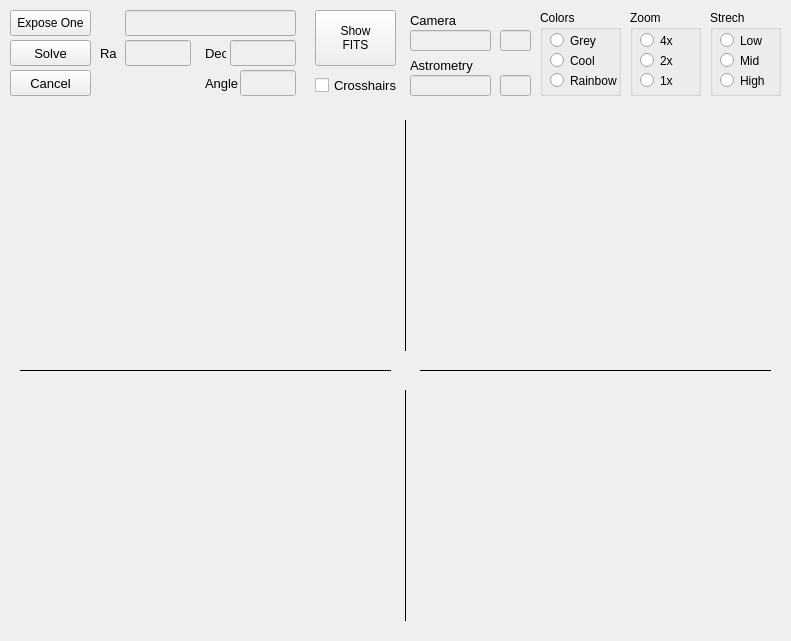
<?xml version="1.0" encoding="UTF-8"?>
<ui version="4.0">
 <class>ImageDialog</class>
 <widget class="QWidget" name="ImageDialog">
  <property name="geometry">
   <rect>
    <x>0</x>
    <y>0</y>
    <width>791</width>
    <height>641</height>
   </rect>
  </property>
  <property name="font">
   <font>
    <family>Arial</family>
   </font>
  </property>
  <property name="windowTitle">
   <string>Imaging</string>
  </property>
  <widget class="QWidget" name="image" native="true">
   <property name="geometry">
    <rect>
     <x>10</x>
     <y>115</y>
     <width>771</width>
     <height>516</height>
    </rect>
   </property>
   <property name="autoFillBackground">
    <bool>true</bool>
   </property>
  </widget>
  <widget class="QPushButton" name="btn_expose">
   <property name="geometry">
    <rect>
     <x>10</x>
     <y>10</y>
     <width>81</width>
     <height>26</height>
    </rect>
   </property>
   <property name="toolTip">
    <string>&lt;html&gt;&lt;head/&gt;&lt;body&gt;&lt;p&gt;Single exposure&lt;/p&gt;&lt;/body&gt;&lt;/html&gt;</string>
   </property>
   <property name="text">
    <string>Expose One</string>
   </property>
  </widget>
  <widget class="QGroupBox" name="groupBox_2">
   <property name="geometry">
    <rect>
     <x>710</x>
     <y>10</y>
     <width>71</width>
     <height>86</height>
    </rect>
   </property>
   <property name="title">
    <string>Strech</string>
   </property>
   <widget class="QRadioButton" name="btn_strechLow">
    <property name="geometry">
     <rect>
      <x>10</x>
      <y>20</y>
      <width>61</width>
      <height>21</height>
     </rect>
    </property>
    <property name="text">
     <string>Low</string>
    </property>
   </widget>
   <widget class="QRadioButton" name="btn_strechMid">
    <property name="geometry">
     <rect>
      <x>10</x>
      <y>40</y>
      <width>61</width>
      <height>21</height>
     </rect>
    </property>
    <property name="text">
     <string>Mid</string>
    </property>
   </widget>
   <widget class="QRadioButton" name="btn_strechHigh">
    <property name="geometry">
     <rect>
      <x>10</x>
      <y>60</y>
      <width>61</width>
      <height>21</height>
     </rect>
    </property>
    <property name="text">
     <string>High</string>
    </property>
   </widget>
  </widget>
  <widget class="QGroupBox" name="groupBox_3">
   <property name="geometry">
    <rect>
     <x>630</x>
     <y>10</y>
     <width>71</width>
     <height>86</height>
    </rect>
   </property>
   <property name="title">
    <string>Zoom</string>
   </property>
   <widget class="QRadioButton" name="btn_size25">
    <property name="geometry">
     <rect>
      <x>10</x>
      <y>20</y>
      <width>61</width>
      <height>21</height>
     </rect>
    </property>
    <property name="text">
     <string>4x</string>
    </property>
   </widget>
   <widget class="QRadioButton" name="btn_size50">
    <property name="geometry">
     <rect>
      <x>10</x>
      <y>40</y>
      <width>61</width>
      <height>21</height>
     </rect>
    </property>
    <property name="text">
     <string>2x</string>
    </property>
   </widget>
   <widget class="QRadioButton" name="btn_size100">
    <property name="geometry">
     <rect>
      <x>10</x>
      <y>60</y>
      <width>61</width>
      <height>21</height>
     </rect>
    </property>
    <property name="text">
     <string>1x</string>
    </property>
   </widget>
  </widget>
  <widget class="QPushButton" name="btn_solve">
   <property name="geometry">
    <rect>
     <x>10</x>
     <y>40</y>
     <width>81</width>
     <height>26</height>
    </rect>
   </property>
   <property name="font">
    <font>
     <pointsize>10</pointsize>
    </font>
   </property>
   <property name="toolTip">
    <string>&lt;html&gt;&lt;head/&gt;&lt;body&gt;&lt;p&gt;Single plate solve of the actual image&lt;/p&gt;&lt;/body&gt;&lt;/html&gt;</string>
   </property>
   <property name="text">
    <string>Solve</string>
   </property>
  </widget>
  <widget class="QGroupBox" name="groupBox_4">
   <property name="geometry">
    <rect>
     <x>540</x>
     <y>10</y>
     <width>81</width>
     <height>86</height>
    </rect>
   </property>
   <property name="title">
    <string>Colors</string>
   </property>
   <widget class="QRadioButton" name="btn_colorGrey">
    <property name="geometry">
     <rect>
      <x>10</x>
      <y>20</y>
      <width>71</width>
      <height>21</height>
     </rect>
    </property>
    <property name="toolTip">
     <string>&lt;html&gt;&lt;head/&gt;&lt;body&gt;&lt;p&gt;Color scheme black /white&lt;/p&gt;&lt;/body&gt;&lt;/html&gt;</string>
    </property>
    <property name="text">
     <string>Grey</string>
    </property>
   </widget>
   <widget class="QRadioButton" name="btn_colorCool">
    <property name="geometry">
     <rect>
      <x>10</x>
      <y>40</y>
      <width>71</width>
      <height>21</height>
     </rect>
    </property>
    <property name="toolTip">
     <string>&lt;html&gt;&lt;head/&gt;&lt;body&gt;&lt;p&gt;Color scheme red/blue&lt;/p&gt;&lt;/body&gt;&lt;/html&gt;</string>
    </property>
    <property name="text">
     <string>Cool</string>
    </property>
   </widget>
   <widget class="QRadioButton" name="btn_colorRainbow">
    <property name="geometry">
     <rect>
      <x>10</x>
      <y>60</y>
      <width>71</width>
      <height>21</height>
     </rect>
    </property>
    <property name="toolTip">
     <string>&lt;html&gt;&lt;head/&gt;&lt;body&gt;&lt;p&gt;Color scheme rainbow&lt;/p&gt;&lt;/body&gt;&lt;/html&gt;</string>
    </property>
    <property name="text">
     <string>Rainbow</string>
    </property>
   </widget>
  </widget>
  <widget class="Line" name="cross4">
   <property name="geometry">
    <rect>
     <x>405</x>
     <y>390</y>
     <width>1</width>
     <height>231</height>
    </rect>
   </property>
   <property name="frameShadow">
    <enum>QFrame::Plain</enum>
   </property>
   <property name="orientation">
    <enum>Qt::Vertical</enum>
   </property>
  </widget>
  <widget class="Line" name="cross2">
   <property name="geometry">
    <rect>
     <x>405</x>
     <y>120</y>
     <width>1</width>
     <height>231</height>
    </rect>
   </property>
   <property name="frameShadow">
    <enum>QFrame::Plain</enum>
   </property>
   <property name="orientation">
    <enum>Qt::Vertical</enum>
   </property>
  </widget>
  <widget class="Line" name="cross1">
   <property name="geometry">
    <rect>
     <x>20</x>
     <y>370</y>
     <width>371</width>
     <height>1</height>
    </rect>
   </property>
   <property name="font">
    <font>
     <pointsize>10</pointsize>
    </font>
   </property>
   <property name="frameShadow">
    <enum>QFrame::Plain</enum>
   </property>
   <property name="orientation">
    <enum>Qt::Horizontal</enum>
   </property>
  </widget>
  <widget class="Line" name="cross3">
   <property name="geometry">
    <rect>
     <x>420</x>
     <y>370</y>
     <width>351</width>
     <height>1</height>
    </rect>
   </property>
   <property name="font">
    <font>
     <pointsize>10</pointsize>
    </font>
   </property>
   <property name="frameShadow">
    <enum>QFrame::Plain</enum>
   </property>
   <property name="orientation">
    <enum>Qt::Horizontal</enum>
   </property>
  </widget>
  <widget class="QLabel" name="imageBackground">
   <property name="geometry">
    <rect>
     <x>0</x>
     <y>0</y>
     <width>790</width>
     <height>106</height>
    </rect>
   </property>
   <property name="text">
    <string/>
   </property>
   <property name="color" stdset="0">
    <string>blue</string>
   </property>
  </widget>
  <widget class="QLineEdit" name="le_cameraExposureTime">
   <property name="enabled">
    <bool>false</bool>
   </property>
   <property name="geometry">
    <rect>
     <x>500</x>
     <y>30</y>
     <width>31</width>
     <height>21</height>
    </rect>
   </property>
   <property name="font">
    <font>
     <family>Arial</family>
     <pointsize>10</pointsize>
     <weight>50</weight>
     <bold>false</bold>
    </font>
   </property>
   <property name="mouseTracking">
    <bool>false</bool>
   </property>
   <property name="acceptDrops">
    <bool>false</bool>
   </property>
   <property name="toolTip">
    <string>&lt;html&gt;&lt;head/&gt;&lt;body&gt;&lt;p&gt;Time left for image integration&lt;/p&gt;&lt;/body&gt;&lt;/html&gt;</string>
   </property>
   <property name="layoutDirection">
    <enum>Qt::RightToLeft</enum>
   </property>
   <property name="text">
    <string/>
   </property>
   <property name="maxLength">
    <number>15</number>
   </property>
   <property name="alignment">
    <set>Qt::AlignRight|Qt::AlignTrailing|Qt::AlignVCenter</set>
   </property>
   <property name="readOnly">
    <bool>false</bool>
   </property>
  </widget>
  <widget class="QLabel" name="label_83">
   <property name="geometry">
    <rect>
     <x>410</x>
     <y>55</y>
     <width>81</width>
     <height>21</height>
    </rect>
   </property>
   <property name="font">
    <font>
     <pointsize>10</pointsize>
    </font>
   </property>
   <property name="text">
    <string>Astrometry</string>
   </property>
  </widget>
  <widget class="QLabel" name="label_84">
   <property name="geometry">
    <rect>
     <x>410</x>
     <y>10</y>
     <width>81</width>
     <height>21</height>
    </rect>
   </property>
   <property name="font">
    <font>
     <pointsize>10</pointsize>
    </font>
   </property>
   <property name="text">
    <string>Camera</string>
   </property>
  </widget>
  <widget class="QLineEdit" name="le_astrometryStatusText">
   <property name="enabled">
    <bool>false</bool>
   </property>
   <property name="geometry">
    <rect>
     <x>410</x>
     <y>75</y>
     <width>81</width>
     <height>21</height>
    </rect>
   </property>
   <property name="font">
    <font>
     <family>Arial</family>
     <pointsize>8</pointsize>
     <weight>50</weight>
     <bold>false</bold>
    </font>
   </property>
   <property name="mouseTracking">
    <bool>false</bool>
   </property>
   <property name="focusPolicy">
    <enum>Qt::NoFocus</enum>
   </property>
   <property name="acceptDrops">
    <bool>false</bool>
   </property>
   <property name="toolTip">
    <string>&lt;html&gt;&lt;head/&gt;&lt;body&gt;&lt;p&gt;&lt;span style=&quot; font-size:10pt;&quot;&gt;Status feedback from astrometry&lt;/span&gt;&lt;/p&gt;&lt;/body&gt;&lt;/html&gt;</string>
   </property>
   <property name="text">
    <string/>
   </property>
   <property name="alignment">
    <set>Qt::AlignLeading|Qt::AlignLeft|Qt::AlignVCenter</set>
   </property>
   <property name="readOnly">
    <bool>true</bool>
   </property>
  </widget>
  <widget class="QLineEdit" name="le_cameraStatusText">
   <property name="enabled">
    <bool>false</bool>
   </property>
   <property name="geometry">
    <rect>
     <x>410</x>
     <y>30</y>
     <width>81</width>
     <height>21</height>
    </rect>
   </property>
   <property name="font">
    <font>
     <family>Arial</family>
     <pointsize>8</pointsize>
     <weight>50</weight>
     <bold>false</bold>
    </font>
   </property>
   <property name="mouseTracking">
    <bool>false</bool>
   </property>
   <property name="focusPolicy">
    <enum>Qt::NoFocus</enum>
   </property>
   <property name="acceptDrops">
    <bool>false</bool>
   </property>
   <property name="toolTip">
    <string>&lt;html&gt;&lt;head/&gt;&lt;body&gt;&lt;p&gt;&lt;span style=&quot; font-size:10pt;&quot;&gt;Status feedback from camera&lt;/span&gt;&lt;/p&gt;&lt;/body&gt;&lt;/html&gt;</string>
   </property>
   <property name="text">
    <string/>
   </property>
   <property name="alignment">
    <set>Qt::AlignLeading|Qt::AlignLeft|Qt::AlignVCenter</set>
   </property>
   <property name="readOnly">
    <bool>true</bool>
   </property>
  </widget>
  <widget class="QLineEdit" name="le_imageFile">
   <property name="enabled">
    <bool>false</bool>
   </property>
   <property name="geometry">
    <rect>
     <x>125</x>
     <y>10</y>
     <width>171</width>
     <height>26</height>
    </rect>
   </property>
   <property name="font">
    <font>
     <family>Arial</family>
     <pointsize>10</pointsize>
     <weight>50</weight>
     <bold>false</bold>
    </font>
   </property>
   <property name="mouseTracking">
    <bool>false</bool>
   </property>
   <property name="focusPolicy">
    <enum>Qt::NoFocus</enum>
   </property>
   <property name="acceptDrops">
    <bool>false</bool>
   </property>
   <property name="toolTip">
    <string>Status feedback from mount </string>
   </property>
   <property name="text">
    <string/>
   </property>
   <property name="alignment">
    <set>Qt::AlignLeading|Qt::AlignLeft|Qt::AlignVCenter</set>
   </property>
   <property name="readOnly">
    <bool>true</bool>
   </property>
  </widget>
  <widget class="QLineEdit" name="le_RaJ2000">
   <property name="enabled">
    <bool>false</bool>
   </property>
   <property name="geometry">
    <rect>
     <x>125</x>
     <y>40</y>
     <width>66</width>
     <height>26</height>
    </rect>
   </property>
   <property name="font">
    <font>
     <pointsize>10</pointsize>
     <weight>50</weight>
     <bold>false</bold>
    </font>
   </property>
   <property name="mouseTracking">
    <bool>false</bool>
   </property>
   <property name="focusPolicy">
    <enum>Qt::NoFocus</enum>
   </property>
   <property name="acceptDrops">
    <bool>false</bool>
   </property>
   <property name="toolTip">
    <string>&lt;html&gt;&lt;head/&gt;&lt;body&gt;&lt;p&gt;&lt;span style=&quot; font-weight:400;&quot;&gt;Shows the solved RA of image in J2000 coordinates&lt;/span&gt;&lt;/p&gt;&lt;/body&gt;&lt;/html&gt;</string>
   </property>
   <property name="text">
    <string/>
   </property>
   <property name="alignment">
    <set>Qt::AlignLeading|Qt::AlignLeft|Qt::AlignVCenter</set>
   </property>
   <property name="readOnly">
    <bool>true</bool>
   </property>
  </widget>
  <widget class="QLineEdit" name="le_DecJ2000">
   <property name="enabled">
    <bool>false</bool>
   </property>
   <property name="geometry">
    <rect>
     <x>230</x>
     <y>40</y>
     <width>66</width>
     <height>26</height>
    </rect>
   </property>
   <property name="font">
    <font>
     <family>Arial</family>
     <pointsize>10</pointsize>
     <weight>50</weight>
     <bold>false</bold>
    </font>
   </property>
   <property name="mouseTracking">
    <bool>false</bool>
   </property>
   <property name="focusPolicy">
    <enum>Qt::NoFocus</enum>
   </property>
   <property name="acceptDrops">
    <bool>false</bool>
   </property>
   <property name="toolTip">
    <string>&lt;html&gt;&lt;head/&gt;&lt;body&gt;&lt;p&gt;&lt;span style=&quot; font-weight:400;&quot;&gt;Shows the solved DEC of image in J2000 coordinates&lt;/span&gt;&lt;/p&gt;&lt;/body&gt;&lt;/html&gt;</string>
   </property>
   <property name="text">
    <string/>
   </property>
   <property name="alignment">
    <set>Qt::AlignLeading|Qt::AlignLeft|Qt::AlignVCenter</set>
   </property>
   <property name="readOnly">
    <bool>true</bool>
   </property>
  </widget>
  <widget class="QPushButton" name="btn_loadFits">
   <property name="enabled">
    <bool>true</bool>
   </property>
   <property name="geometry">
    <rect>
     <x>315</x>
     <y>10</y>
     <width>81</width>
     <height>56</height>
    </rect>
   </property>
   <property name="toolTip">
    <string>&lt;html&gt;&lt;head/&gt;&lt;body&gt;&lt;p&gt;Single exposure&lt;/p&gt;&lt;/body&gt;&lt;/html&gt;</string>
   </property>
   <property name="text">
    <string>Show
FITS</string>
   </property>
  </widget>
  <widget class="QLabel" name="label_85">
   <property name="geometry">
    <rect>
     <x>100</x>
     <y>40</y>
     <width>21</width>
     <height>26</height>
    </rect>
   </property>
   <property name="font">
    <font>
     <pointsize>10</pointsize>
    </font>
   </property>
   <property name="text">
    <string>Ra</string>
   </property>
  </widget>
  <widget class="QLabel" name="label_86">
   <property name="geometry">
    <rect>
     <x>205</x>
     <y>40</y>
     <width>21</width>
     <height>26</height>
    </rect>
   </property>
   <property name="font">
    <font>
     <pointsize>10</pointsize>
    </font>
   </property>
   <property name="text">
    <string>Dec</string>
   </property>
  </widget>
  <widget class="QLineEdit" name="le_astrometrySolvingTime">
   <property name="enabled">
    <bool>false</bool>
   </property>
   <property name="geometry">
    <rect>
     <x>500</x>
     <y>75</y>
     <width>31</width>
     <height>21</height>
    </rect>
   </property>
   <property name="font">
    <font>
     <family>Arial</family>
     <pointsize>10</pointsize>
     <weight>50</weight>
     <bold>false</bold>
    </font>
   </property>
   <property name="mouseTracking">
    <bool>false</bool>
   </property>
   <property name="acceptDrops">
    <bool>false</bool>
   </property>
   <property name="toolTip">
    <string>&lt;html&gt;&lt;head/&gt;&lt;body&gt;&lt;p&gt;Time elapsed for plate solving&lt;/p&gt;&lt;/body&gt;&lt;/html&gt;</string>
   </property>
   <property name="layoutDirection">
    <enum>Qt::RightToLeft</enum>
   </property>
   <property name="text">
    <string/>
   </property>
   <property name="maxLength">
    <number>15</number>
   </property>
   <property name="alignment">
    <set>Qt::AlignRight|Qt::AlignTrailing|Qt::AlignVCenter</set>
   </property>
   <property name="readOnly">
    <bool>false</bool>
   </property>
  </widget>
  <widget class="QPushButton" name="btn_cancel">
   <property name="geometry">
    <rect>
     <x>10</x>
     <y>70</y>
     <width>81</width>
     <height>26</height>
    </rect>
   </property>
   <property name="font">
    <font>
     <pointsize>10</pointsize>
    </font>
   </property>
   <property name="toolTip">
    <string>&lt;html&gt;&lt;head/&gt;&lt;body&gt;&lt;p&gt;Cancels an imaging or plate solving action&lt;/p&gt;&lt;/body&gt;&lt;/html&gt;</string>
   </property>
   <property name="text">
    <string>Cancel</string>
   </property>
  </widget>
  <widget class="QCheckBox" name="checkShowCrosshairs">
   <property name="geometry">
    <rect>
     <x>315</x>
     <y>75</y>
     <width>86</width>
     <height>20</height>
    </rect>
   </property>
   <property name="font">
    <font>
     <pointsize>10</pointsize>
    </font>
   </property>
   <property name="toolTip">
    <string>Use Highspeed download of CCD camera if availabe</string>
   </property>
   <property name="text">
    <string>Crosshairs</string>
   </property>
   <property name="checked">
    <bool>false</bool>
   </property>
  </widget>
  <widget class="QLineEdit" name="le_RaJ2000_2">
   <property name="enabled">
    <bool>false</bool>
   </property>
   <property name="geometry">
    <rect>
     <x>240</x>
     <y>70</y>
     <width>56</width>
     <height>26</height>
    </rect>
   </property>
   <property name="font">
    <font>
     <pointsize>10</pointsize>
     <weight>50</weight>
     <bold>false</bold>
    </font>
   </property>
   <property name="mouseTracking">
    <bool>false</bool>
   </property>
   <property name="focusPolicy">
    <enum>Qt::NoFocus</enum>
   </property>
   <property name="acceptDrops">
    <bool>false</bool>
   </property>
   <property name="toolTip">
    <string>&lt;html&gt;&lt;head/&gt;&lt;body&gt;&lt;p&gt;&lt;span style=&quot; font-weight:400;&quot;&gt;Shows the solved RA of image in J2000 coordinates&lt;/span&gt;&lt;/p&gt;&lt;/body&gt;&lt;/html&gt;</string>
   </property>
   <property name="text">
    <string/>
   </property>
   <property name="alignment">
    <set>Qt::AlignLeading|Qt::AlignLeft|Qt::AlignVCenter</set>
   </property>
   <property name="readOnly">
    <bool>true</bool>
   </property>
  </widget>
  <widget class="QLabel" name="label_87">
   <property name="geometry">
    <rect>
     <x>205</x>
     <y>70</y>
     <width>36</width>
     <height>26</height>
    </rect>
   </property>
   <property name="font">
    <font>
     <pointsize>10</pointsize>
    </font>
   </property>
   <property name="text">
    <string>Angle</string>
   </property>
  </widget>
  <zorder>imageBackground</zorder>
  <zorder>image</zorder>
  <zorder>btn_expose</zorder>
  <zorder>groupBox_2</zorder>
  <zorder>groupBox_3</zorder>
  <zorder>btn_solve</zorder>
  <zorder>groupBox_4</zorder>
  <zorder>cross4</zorder>
  <zorder>cross2</zorder>
  <zorder>cross1</zorder>
  <zorder>cross3</zorder>
  <zorder>le_cameraExposureTime</zorder>
  <zorder>label_83</zorder>
  <zorder>label_84</zorder>
  <zorder>le_astrometryStatusText</zorder>
  <zorder>le_cameraStatusText</zorder>
  <zorder>le_imageFile</zorder>
  <zorder>le_RaJ2000</zorder>
  <zorder>le_DecJ2000</zorder>
  <zorder>btn_loadFits</zorder>
  <zorder>label_85</zorder>
  <zorder>label_86</zorder>
  <zorder>le_astrometrySolvingTime</zorder>
  <zorder>btn_cancel</zorder>
  <zorder>checkShowCrosshairs</zorder>
  <zorder>le_RaJ2000_2</zorder>
  <zorder>label_87</zorder>
 </widget>
 <resources/>
 <connections/>
 <designerdata>
  <property name="gridDeltaX">
   <number>5</number>
  </property>
  <property name="gridDeltaY">
   <number>5</number>
  </property>
  <property name="gridSnapX">
   <bool>true</bool>
  </property>
  <property name="gridSnapY">
   <bool>true</bool>
  </property>
  <property name="gridVisible">
   <bool>true</bool>
  </property>
 </designerdata>
</ui>
